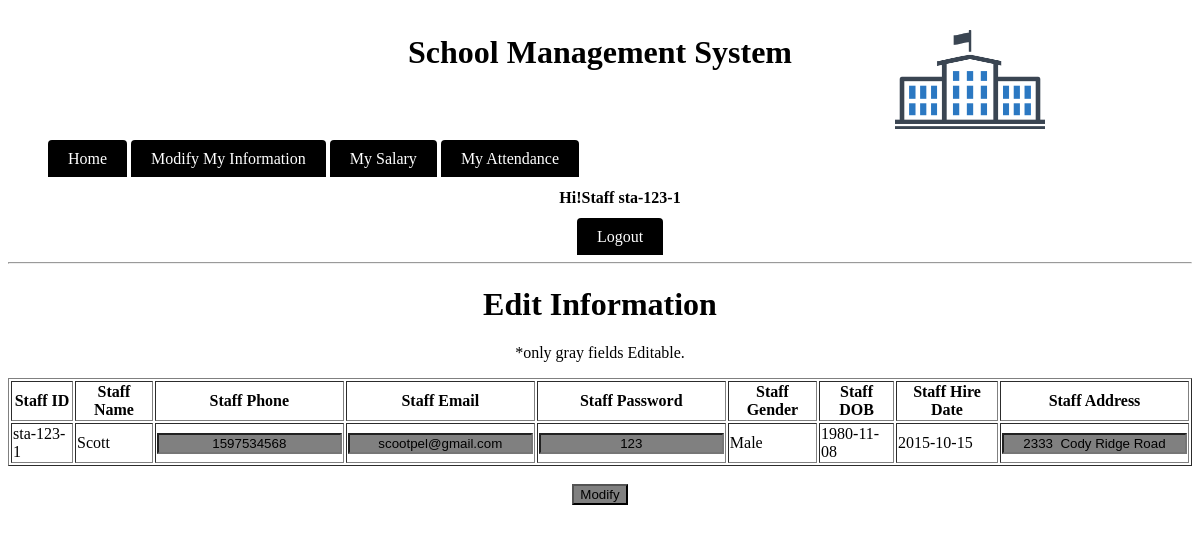
Screenshot of /module/staff/modify.php (signed in) with the database file from the repository.
### tables this page shows
CREATE TABLE `staff` (
  `id` varchar(20) NOT NULL,
  `name` varchar(20) NOT NULL,
  `password` varchar(20) NOT NULL,
  `phone` varchar(20) NOT NULL,
  `email` varchar(20) NOT NULL,
  `sex` varchar(7) NOT NULL,
  `dob` date NOT NULL,
  `hiredate` date NOT NULL,
  `address` varchar(30) NOT NULL,
  `salary` double NOT NULL
);

### module/staff/main.php (called while the page is built, shortened)
<?php
$check=$_SESSION['login_id'];
$session=mysql_query("SELECT name  FROM staff WHERE id='$check' ");
$row=mysql_fetch_array($session);
$login_session = $loged_user_name = $row['name'];
?>

### module/staff/modify.php (the view, shortened to what this page needs)
<?php
include_once('main.php');
$st=mysql_query("SELECT *  FROM staff WHERE id='$check' ");
$stinfo=mysql_fetch_array($st);
?>
<html>
    <head>
		    <link rel="stylesheet" type="text/css" href="../../source/CSS/style.css">
		</head>
    <body>
			 <div class="header"><h1>School Management System</h1></div>
			  <div class="divtopcorner">
				    <img src="../../source/logo.jpg" height="150" width="150" alt="School Management System"/>
				</div>
			<br/><br/>
				<ul>
				       <li class="manulist" >
						    <a class ="menulista" href="index.php">Home</a>
							    <a class ="menulista" href="modify.php">Modify My Information</a>
								<a class ="menulista" href="salary.php">My Salary</a>
								<a class ="menulista" href="attendance.php">My Attendance</a>
								<div align="center">
								<h4>Hi!Staff <?php echo $check." ";?> </h4>
								<a class ="menulista" href="logout.php" onmouseover="changemouseover(this);" onmouseout="changemouseout(this,'<?php echo ucfirst($loged_user_name);?>');"><?php echo "Logout";?></a>
						</div>
						</li>
				</ul>
			  <hr/>
			  <div align="center" class="mod">
			  	<h1>Edit Information</h1>
				<p>*only gray fields Editable.</p>
				<form  onsubmit="return modifyValidate();" action="modifysave.php" method="post">
			  <table border="1">
			  <tr>
			  <th>Staff ID</th>
			  <th>Staff Name</th>
			  <th>Staff Phone</th>
			  <th>Staff Email</th>
			  <th>Staff Password</th>
			  <th>Staff Gender</th>
			  <th>Staff DOB</th>
			  <th>Staff Hire Date</th>
			  <th>Staff Address</th>
			  </tr>
			  <tr>
			  <td><?php echo $stinfo['id'];?></td>
			  <td><?php echo $stinfo['name'];?></td>
			  <td><input type="text" id="phone" name="phone" value="<?php echo $stinfo['phone'];?>"/></td>
			  <td><input type="text"  id="email" name="email" value="<?php echo $stinfo['email'];?>"/></td>
			  <td><input type="text"  id="password" name="password" value="<?php echo $stinfo['password'];?>"/></td>
			  <td><?php echo $stinfo['sex'];?></td>
			  <td><?php echo $stinfo['dob'];?></td>
			  <td><?php echo $stinfo['hiredate'];?></td>
			  <td><input type="text"  id="address" name="address" value="<?php echo $stinfo['address'];?>" /></td>
			  </table>
			  <br/>
			  <input type="submit" value="Modify"/>
			  </form>
								</div>
		</body>
</html>

### source/CSS/style.css (style rules this page uses)
.divtopcorner { position:absolute; top:0px; right: 150px; color:black; text-align:center; padding:5px; }
.header { color:black; text-align:center; padding:5px; }
.manulist { display:inline; left:100px; }
.menulista { background-color: black; color: white; padding: 10px 20px; text-decoration: none; border-radius: 4px 4px 0 0; }

### module/staff/modify.php (style rules this page uses)
input { text-align: center; background-color: gray; }

### rows the page displays
staff: id "sta-123-1", name "Scott", phone "1597534568", email "scootpel@gmail.com", password "123", sex "Male", dob "1980-11-08", hiredate "2015-10-15", address "2333 Cody Ridge Road"

### other values shown
$check "sta-123-1"
